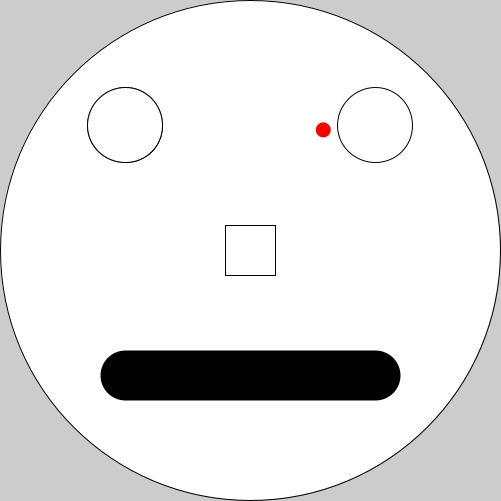
Frame 1 (no input)
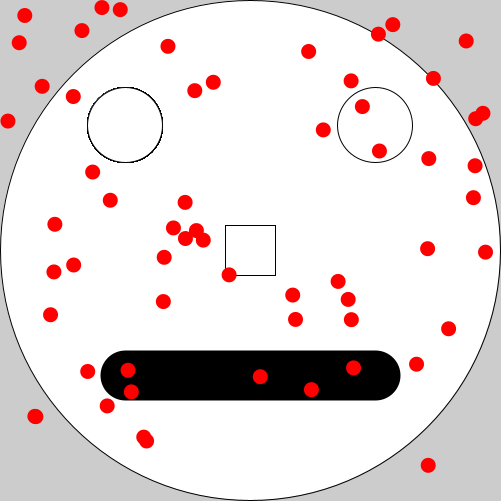
Frame 60 (the mouse pressed at the canvas centre just before this capture)
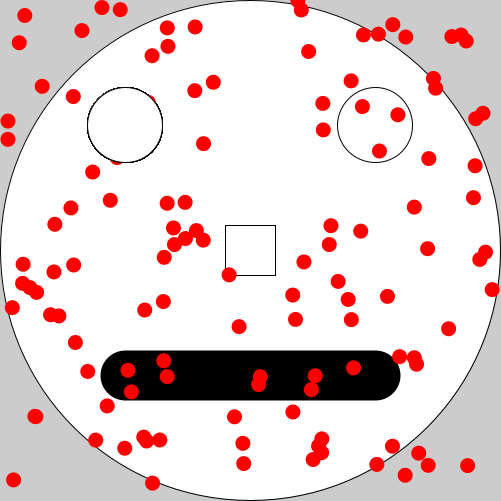
Frame 120 (the mouse held since frame 60 and released just before this capture)

The Processing sketch that drew these frames (run headless with seeded random() and noise(); from frame 60 on, the mouse is pressed at the canvas centre):

// Processing sketch: ExampleMeasles_500by500_Structured
// ── ExampleMeasles_500by500_Structured.pde
/*
Author: Mark Mercer
 Date: Nov 2, 2017
 Purpose: Random, order of layers, while using drawing functions
 */

// Global Variables go here

// GUI Start goes here, beginning of program

void setup () {
  //Notice the overlap of lines, separated by 1 pixel
  size (501, 501); //Bigger than Happy Face, 500 by 500, since a boarder enables the dots to be seen
  //fullScreen();
  //print("Screen Dimension" + "\n  My display width is ", + displayWidth + "\n  My dispaly hieght is " + displayHeight);

  //background(116,62,219);      // Purple

  ellipse (250, 250, 500, 500); // Face Shape
  ellipse (125, 125, 75, 75); // Eye,Left
  ellipse (375, 125, 75, 75); // Eye, Right
  rectMode (CENTER); // Change the Default from CORNER
  rect (250, 250, 50, 50); // Nose

  // Changing the mouth to a line
  //rect (250, 250+90, 250, 20); //Mouth
  strokeWeight(50); // Mounth Line Set-up
  line( 125, 375, 375, 375); // Drawing the mouth
  rectMode (CORNER); // Change back to the Default
  strokeWeight(1); // Mounth Line Set-up
} // End of void setup

void draw () {

  int diameter; // Local Variable, need to move this

  //Printing Measles
  diameter = 15; //
  noStroke(); //
  fill(255, 0, 0); //
  ellipse(random(0, 500), random(0, 500), diameter, diameter);
  stroke(1); // Reset default
  fill(255); 
  ellipse (125, 125, 75, 75); // Eye,Left
}

/*
  Measles Issues: draw from center
 - Coordinate must be the diameter away from the edges of the canvas &
 2d Image for Body part
 body parts
 */
